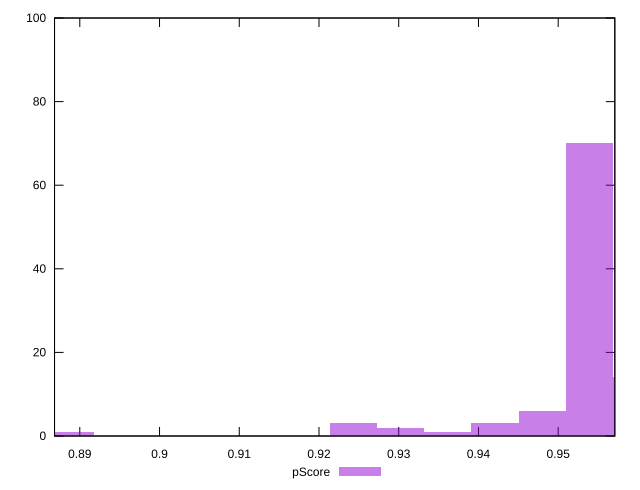

Source code (gnuplot):
reset

$pScore <<EOF
0.8887592776511282 1
0.9539349580122108 70
0.9598600198632184 14
0.9302347106081809 2
0.9480098961612033 6
0.9243096487571733 3
0.9420848343101959 3
0.9361597724591884 1
EOF

set key outside below
set boxwidth 0.005925061851007521
set xrange [0.8868314748722668:0.957102437565996]
set yrange [0:100]
set trange [0:100]
set style fill transparent solid 0.5 noborder
set terminal svg size 640, 490 enhanced background rgb 'white'
set output "reprap/first-contentful-paint/samples/pages/pScore/histogram.svg"

plot $pScore title "pScore" with boxes

reset
